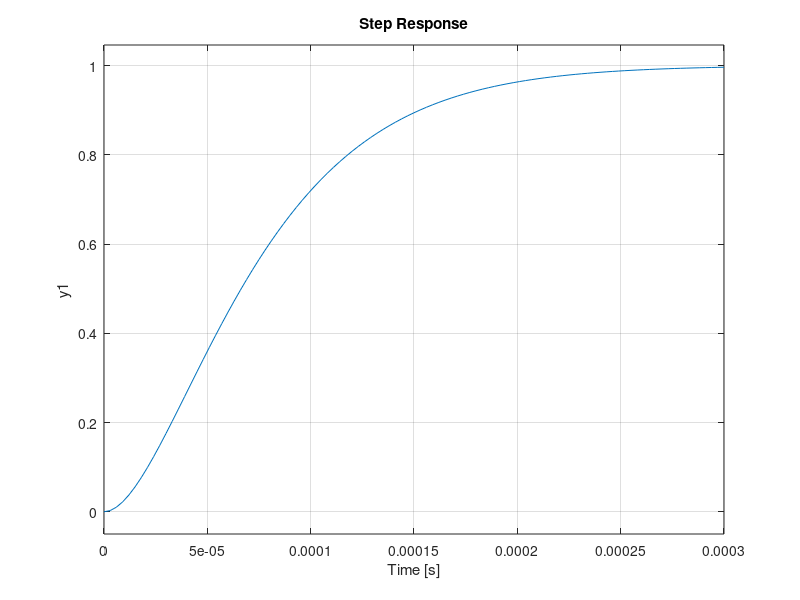

Reproduce this figure in MATLAB.
s = tf('s');    % continuous frequency



w = 4000*2*pi; % resonant frequency
zeta = 0.99;    % damping factor

DM_dyn_c = w.^2/(s^2+2*zeta*w*s+w.^2); % DM dynamics
figure()
step(DM_dyn_c)